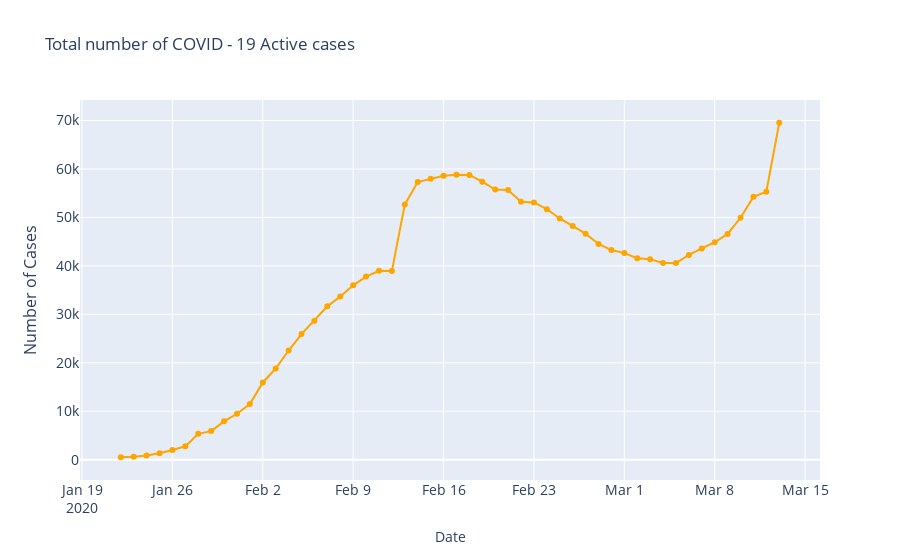

The notebook cell saved with this chart:
### Code cell
fig = go.Figure()
fig.add_trace(go.Scatter(x=sortactive['Date'], 
                         y=sortactive['Active'],
                         mode='lines+markers',
                         name='Confirmed',
                         line=dict(color='orange', width=2)
                        ))
fig.update_layout(
    title='Total number of COVID - 19 Active cases',
    xaxis_title='Date',
    xaxis_tickfont_size=14,
    yaxis=dict(
        title='Number of Cases',
        titlefont_size=16,
        tickfont_size=14,
    )
)

### Figure 1 — Plotly figure (JSON) as saved in the notebook; plotly's stock layout.template omitted (floating-point values rounded to 4 significant figures)
{"data": [{"line": {"color": "orange", "width": 2}, "mode": "lines+markers", "name": "Confirmed", "type": "scatter", "x": ["2020-01-22T00:00:00", "2020-01-23T00:00:00", "2020-01-24T00:00:00", "2020-01-25T00:00:00", "2020-01-26T00:00:00", "2020-01-27T00:00:00", "2020-01-28T00:00:00", "2020-01-29T00:00:00", "2020-01-30T00:00:00", "2020-01-31T00:00:00", "2020-02-01T00:00:00", "2020-02-02T00:00:00", "2020-02-03T00:00:00", "2020-02-04T00:00:00", "2020-02-05T00:00:00", "2020-02-06T00:00:00", "2020-02-07T00:00:00", "2020-02-08T00:00:00", "2020-02-09T00:00:00", "2020-02-10T00:00:00", "2020-02-11T00:00:00", "2020-02-12T00:00:00", "2020-02-13T00:00:00", "2020-02-14T00:00:00", "2020-02-15T00:00:00", "2020-02-16T00:00:00", "2020-02-17T00:00:00", "2020-02-18T00:00:00", "2020-02-19T00:00:00", "2020-02-20T00:00:00", "2020-02-21T00:00:00", "2020-02-22T00:00:00", "2020-02-23T00:00:00", "2020-02-24T00:00:00", "2020-02-25T00:00:00", "2020-02-26T00:00:00", "2020-02-27T00:00:00", "2020-02-28T00:00:00", "2020-02-29T00:00:00", "2020-03-01T00:00:00", "2020-03-02T00:00:00", "2020-03-03T00:00:00", "2020-03-04T00:00:00", "2020-03-05T00:00:00", "2020-03-06T00:00:00", "2020-03-07T00:00:00", "2020-03-08T00:00:00", "2020-03-09T00:00:00", "2020-03-10T00:00:00", "2020-03-11T00:00:00", "2020-03-12T00:00:00", "2020-03-13T00:00:00"], "y": [509, 604, 877, 1351, 2005, 2779, 5335, 5902, 7915, 9485, 11487, 15945, 18821, 22537, 25936, 28685, 31650, 33687, 35992, 37795, 38997, 38944, 52692, 57294, 57959, 58579, 58797, 58767, 57386, 55763, 55672, 53225, 53092, 51702, 49791, 48232, 46653, 44528, 43272, 42635, 41579, 41393, 40610, 40585, 42263, 43593, 44875, 46591, 49926, 54247, 55299, 69538]}], "layout": {"title": {"text": "Total number of COVID - 19 Active cases"}, "xaxis": {"tickfont": {"size": 14}, "title": {"text": "Date"}}, "yaxis": {"tickfont": {"size": 14}, "title": {"font": {"size": 16}, "text": "Number of Cases"}}}}
